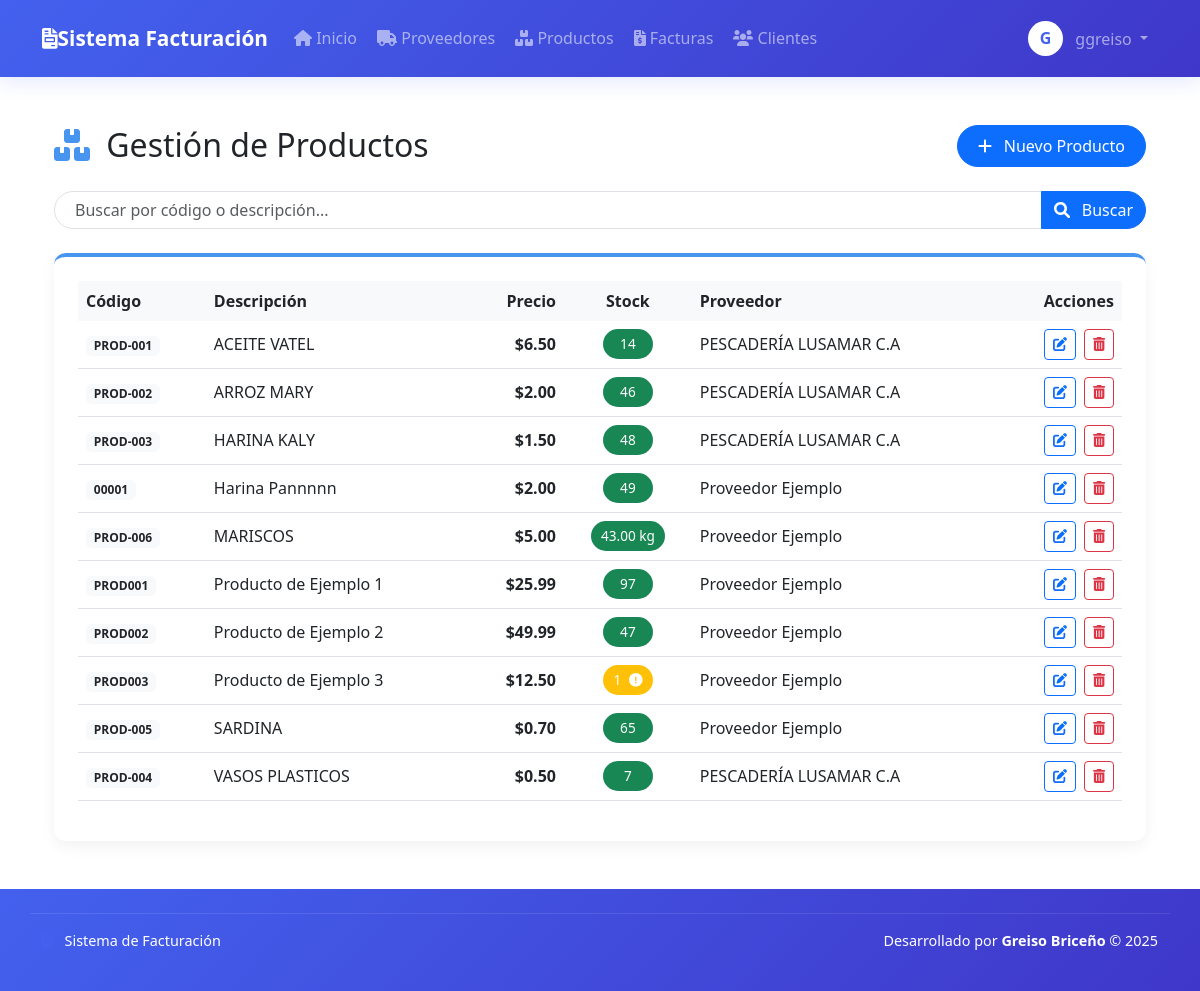
Page /modules/products/list.php (signed in) on the earlier database version.
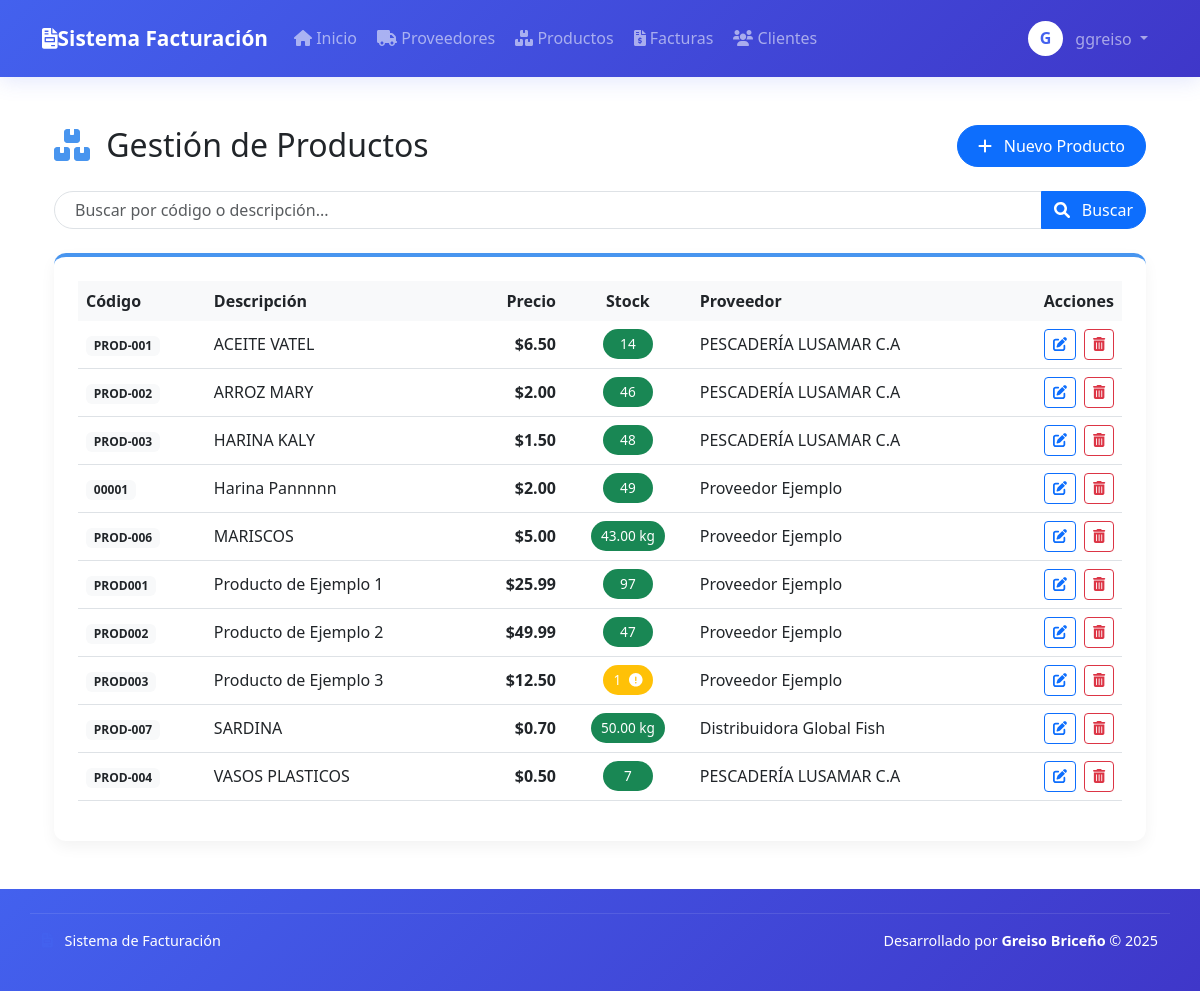
Same page on the later database version.
### tables this page shows
CREATE TABLE `products` (
  `id` int(11) NOT NULL,
  `code` varchar(50) NOT NULL,
  `description` text NOT NULL,
  `price` decimal(10,2) NOT NULL,
  `cost_price` decimal(10,2) DEFAULT NULL,
  `stock` decimal(10,3) NOT NULL DEFAULT '0.000',
  `stock_min` int(11) NOT NULL DEFAULT '5',
  `provider_id` int(11) DEFAULT NULL,
  `created_at` timestamp NOT NULL DEFAULT CURRENT_TIMESTAMP,
  `updated_at` timestamp NULL DEFAULT NULL ON UPDATE CURRENT_TIMESTAMP,
  `created_by` int(11) DEFAULT NULL,
  `updated_by` int(11) DEFAULT NULL,
  `action_type` enum('created','updated','deleted') DEFAULT 'created',
  `measure_unit` varchar(10) NOT NULL DEFAULT 'unidad',
  `min_stock` decimal(10,3) NOT NULL DEFAULT '5.000'
);

### modules/products/list.php (the view, shortened to what the changed rows need)
<?php
$sql = "SELECT p.*, IFNULL(pr.name, 'No asignado') as provider_name
        FROM products p
        LEFT JOIN providers pr ON p.provider_id = pr.id
        ORDER BY p.description";
$result = $conn->query($sql);
$page = isset($_GET['page']) ? (int)$_GET['page'] : 1;
$per_page = 10;
$offset = ($page - 1) * $per_page;
$search = isset($_GET['search']) ? $conn->real_escape_string($_GET['search']) : '';
$sql = "SELECT p.*, pr.name as provider_name
        FROM products p
        LEFT JOIN providers pr ON p.provider_id = pr.id
        WHERE p.description LIKE '%$search%' OR p.code LIKE '%$search%'
        ORDER BY p.description
        LIMIT $offset, $per_page";
$products = $conn->query($sql)->fetch_all(MYSQLI_ASSOC);
require_once dirname(__DIR__, 2) . '/includes/header.php';
?>
<div class="container py-4">
    <div class="d-flex justify-content-between align-items-center mb-4">
        <h2 class="mb-0">
            <i class="fas fa-boxes me-2" style="color: #4895ef;"></i>
            <span style="color: #212529;">Gestión de Productos</span>
        </h2>
    </div>
    <div class="card card-module">
        <div class="card-body p-4">
            <div class="table-responsive">
                <table class="table table-module">
                    <thead>
                        <tr>
                            <th class="border-0">Código</th>
                            <th class="border-0">Descripción</th>
                            <th class="border-0 text-end">Precio</th>
                            <th class="border-0 text-center">Stock</th>
                            <th class="border-0">Proveedor</th>
                            <th class="border-0 text-end">Acciones</th>
                        </tr>
                    </thead>
                    <tbody>
                        <?php if (empty($products)): ?>
                            <tr>
                                <td colspan="6" class="text-center py-4 text-muted">
                                    <i class="fas fa-info-circle me-2"></i> No se encontraron productos
                                </td>
                            </tr>
                        <?php else: ?>
                            <?php foreach ($products as $product): ?>
                            <tr>
                                <td class="align-middle">
                                    <span class="badge bg-light text-dark"><?= htmlspecialchars($product['code']) ?></span>
                                </td>
                                <td class="align-middle"><?= htmlspecialchars($product['description']) ?></td>
                                <td class="align-middle text-end">
                                    <span class="fw-bold">$<?= number_format($product['price'], 2) ?></span>
                                </td>
                                <td class="align-middle text-center">
                                    <span class="stock-badge bg-<?= $product['stock'] > ($product['min_stock'] ?? 10) ? 'success' : ($product['stock'] > 0 ? 'warning' : 'danger') ?>">
                                        <?= $product['measure_unit'] == 'kg' ? number_format($product['stock'], 2) . ' kg' : (int)$product['stock'] ?>
                                        <?php if($product['stock'] <= ($product['min_stock'] ?? 10) && $product['stock'] > 0): ?>
                                            <i class="fas fa-exclamation-circle ms-1"></i>
                                        <?php endif; ?>
                                    </span>
                                </td>
                                <td class="align-middle"><?= htmlspecialchars($product['provider_name'] ?? 'N/A') ?></td>
                                <td class="text-end align-middle">
                                    <div class="d-inline-flex">
                                        <a href="edit.php?id=<?= $product['id'] ?>" class="btn btn-sm btn-outline-primary me-2" title="Editar">
                                            <i class="fas fa-edit"></i>
                                        </a>
                                        <a href="delete.php?id=<?= $product['id'] ?>" class="btn btn-sm btn-outline-danger" title="Eliminar" onclick="return confirm('¿Estás seguro de eliminar este producto?')">
                                            <i class="fas fa-trash-alt"></i>
                                        </a>
                                    </div>
                                </td>
                            </tr>
                            <?php endforeach; ?>
                        <?php endif; ?>
                    </tbody>
                </table>
            </div>
        </div>
    </div>
</div>
<?php
require_once dirname(__DIR__, 2) . '/includes/footer.php';
?>

Differences in the rows shown:
removed products: code "PROD-005", description "SARDINA", price "0.70", stock "65", provider_name "Proveedor Ejemplo"
added products: code "PROD-007", description "SARDINA", price "0.70", stock "50.00", provider_name "Distribuidora Global Fish"
